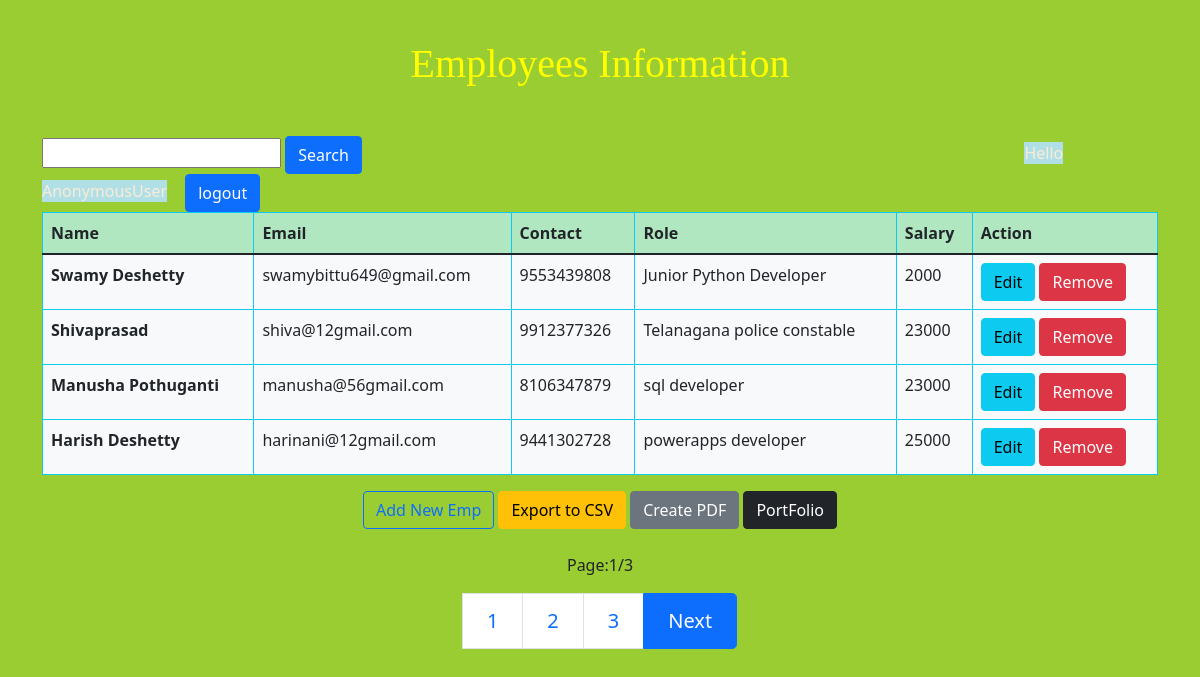
Screenshot of /members/list/ with the database file from the repository.
### members/models.py (models this page shows, shortened)
class Employee(models.Model):
  name    = models.CharField(max_length=200)
  email   = models.EmailField()
  contact = models.CharField(max_length=20)
  role    = models.CharField(max_length=200)
  salary  = models.IntegerField()
  id      = models.UUIDField(default=uuid.uuid4, unique=True, primary_key=True, editable=False)

### members/views.py (the view)
# urls.py: path('list/', views.employees_list, name='employees-list'),
def employees_list(request):
  employees = Employee.objects.all()
  page = Paginator(employees,4)
  page_list = request.GET.get('page') #the code is not clear..
  page = page.get_page(page_list)
  myfilter = EmployeeFilter(request.GET, queryset=employees)
  employees = myfilter.qs
  context = {
    'page':page,
    'myfilter':myfilter,
  }
  return render(request, 'employee/list.html', context)

### members/templates/employee/list.html (shortened to what this page needs)
  {% extends 'employee/base.html' %}
{% block content %}
    <h1 style="text-align: center; padding-top: 1em; padding-bottom: 1em;font-family: cursive;">Employees Information</h1>
<form action="{% url 'members:searchbar' %}" method="get">
<input type="text" name="search"/>
    <button class="btn btn-primary" type="submit">Search</button>
    <span>Hello {{user}}</span>
    <a  class="btn btn-primary " href="{% url 'members:logout' %}">logout</a>
</form>
    <table class="table table-hover table-bordered border-info" border="1">
        <thead>
            <tr>
                <th scope="col" class="success">Name</th>
                <th scope="col">Email</th>
                <th scope="col">Contact</th>
                <th scope="col">Role</th>
                <th scope="col">Salary</th>
                <th scope="col">Action</th>
            </tr>
        </thead>
        <tbody>
            {% for emp in page.object_list %}
                <tr class='bg-light'>
                    <th scope="row">{{ emp.name }}</th>
                    <td class="danger">{{ emp.email }}</td>
                    <td class="danger">{{ emp.contact }}</td>
                    <td class="danger">{{ emp.role }}</td>
                    <td>{{ emp.salary }}</td>
                    <td>
                        <a class="btn btn-info" href="{% url 'members:edit-employee' emp.id %}">Edit</a>
                        <a class="btn btn-danger" title="delete this user" href="{% url 'members:delete-employee' emp.id %}">Remove</a>
                    </td>
                </tr>
            {% endfor %}
        </tbody>
    </table>
    <div class="text-center">
        <a href="{% url 'members:create-employee' %}"><button type="button" class="btn btn-outline-primary">Add New Emp
        </button></a>
         <a href="{% url 'members:exportcsv' %}">
            <button type="button" class="btn btn-warning">Export to CSV</button></a>
              <a class="btn btn-secondary" href="{% url 'members:createpdf' %}">Create PDF</a>
 <a href="{% url 'members:port-folio'%}">
    <button type="submit" class="btn btn-dark">PortFolio</button> </a>
</div>
    <br>
    <nav aria-label="...">
        <p>Page:{{page.number}}/{{ page.paginator.num_pages}}</p>
        <ul class="pagination justify-content-center pagination-lg">
          {% for num_page in page.paginator.page_range %} <br>
          {% if page.number == num_page %}
          <li class="page-item " aria-current="page">
            <a class="page-link" href="{% url 'members:employees-list' %}?page={{ num_page }}">{{ num_page }}</a>
          </li>
          {% else %}
          <li class="page-item " aria-current="page">
            <a class="page-link" href="{% url 'members:employees-list' %}?page={{ num_page }}">{{ num_page }}</a>
          </li>
          {% endif %}
           <br>
          {% endfor %}
            {% if page.has_next %}
            <li class="page-item active " aria-current="page">
            <a class="page-link" href="{% url 'members:employees-list' %}?page={{ page.next_page_number}}">Next</a>
            {% endif %}
            </li>
      </nav>
      </div>
{% endblock content %}

### members/templates/employee/base.html (style rules this page uses)
table { color:red; background-color: rgb(176, 230, 192); }
h1 { color:yellow; }
body { background-color:yellowgreen; }
span { background-color: red; color: black; }
nav { background-color: yellowgreen; text-align: center; }
ul { text-align: center; }
span { color: antiquewhite; background-color: powderblue; margin: 0 14px 0 59%; text-transform: capitalize; }

### rows the page displays
Employee: name "Swamy Deshetty", email "swamybittu649@gmail.com", contact "9553439808", role "Junior Python Developer", salary "2000"
Employee: name "Shivaprasad", email "shiva@12gmail.com", contact "9912377326", role "Telanagana police constable", salary "23000"
Employee: name "Manusha Pothuganti", email "manusha@56gmail.com", contact "8106347879", role "sql developer", salary "23000"
Employee: name "Harish Deshetty", email "harinani@12gmail.com", contact "9441302728", role "powerapps developer", salary "25000"

### other values shown
{{ user }} "AnonymousUser"
{{ page.number }} "1"
{{ page.paginator.num_pages }} "3"
{{ num_page }} "1"
{{ num_page }} "2" "3"
